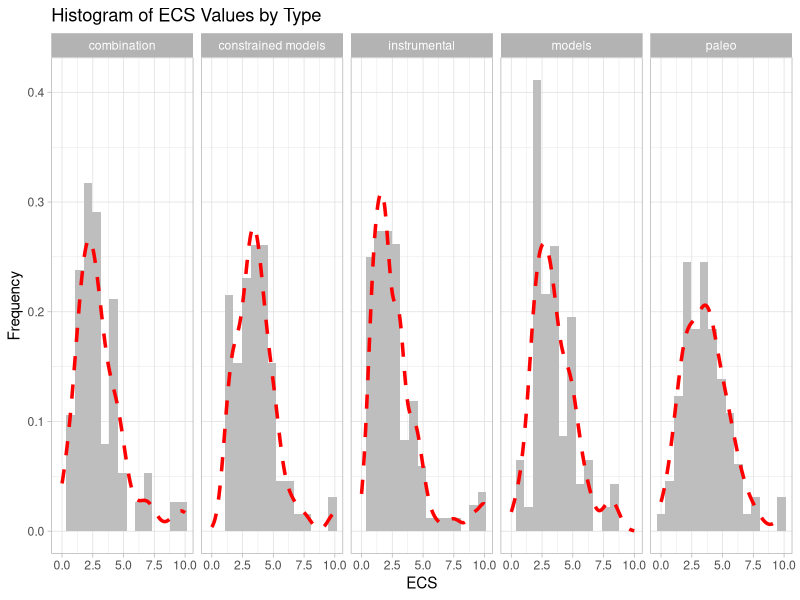
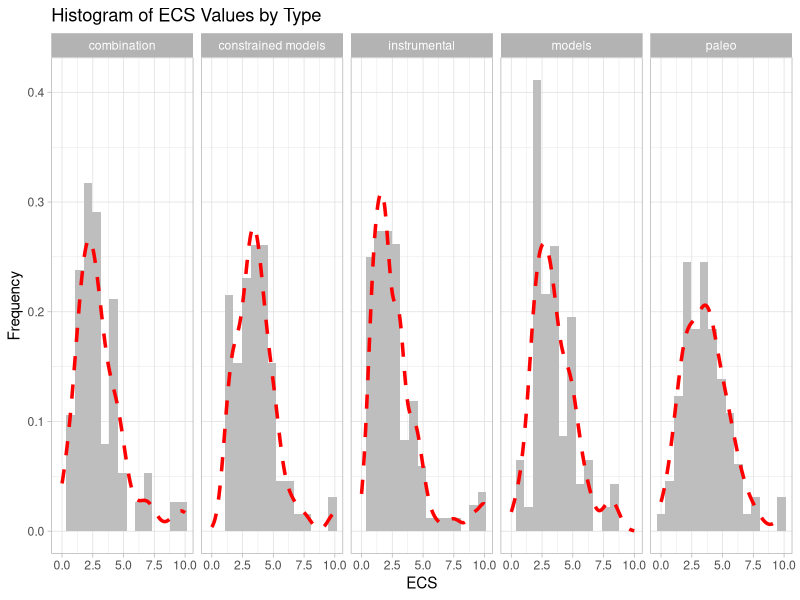

Write R code to recreate these figures, in order.
# Library 
library(ggplot2)

# Read the dataset into a dataframe (assuming the dataset is in a CSV file)
df <- read.csv("data/ecs_test.csv")
df <- na.omit(df)

# Split the dataframe by study
df_list <- split(df, df$study_name)

# Initialize an empty list to store stacked dataframes
combined_df_list <- list()

# Iterate over each study and stack the min, max, and mean values
for (study_name in names(df_list)) {
  study_df <- df_list[[study_name]]
  combined_df <- data.frame(values = c(study_df$min, study_df$max, study_df$mean),
                           study_name = rep(study_df$study_name, each = 3),
                           type = rep(study_df$type, each = 3),
                           year = rep(study_df$year, each = 3))
  combined_df_list[[study_name]] <- combined_df
}

# Combine all stacked dataframes into a single dataframe
combined_df <- do.call(rbind, combined_df_list)
rownames(combined_df) <- NULL
write.csv(combined_df, "data/combined_df.csv")

# Plot the histograms by type
ggplot(combined_df, aes(x = values)) +
  geom_histogram(aes(y = after_stat(density)), 
                 binwidth = 0.7, fill = "grey", position = "identity") +
  geom_density(lwd = 1.2, linetype = 2, colour = "red") +
  facet_wrap(~type, nrow = 1) +
  theme_light() +
  labs(x = "ECS", y = "Frequency", title = "Histogram of ECS Values by Type") +
  scale_fill_discrete(name = "Type")

ggsave("figures/distributions_from_ECS_data.png",
       width = 8,
       units = "in")
